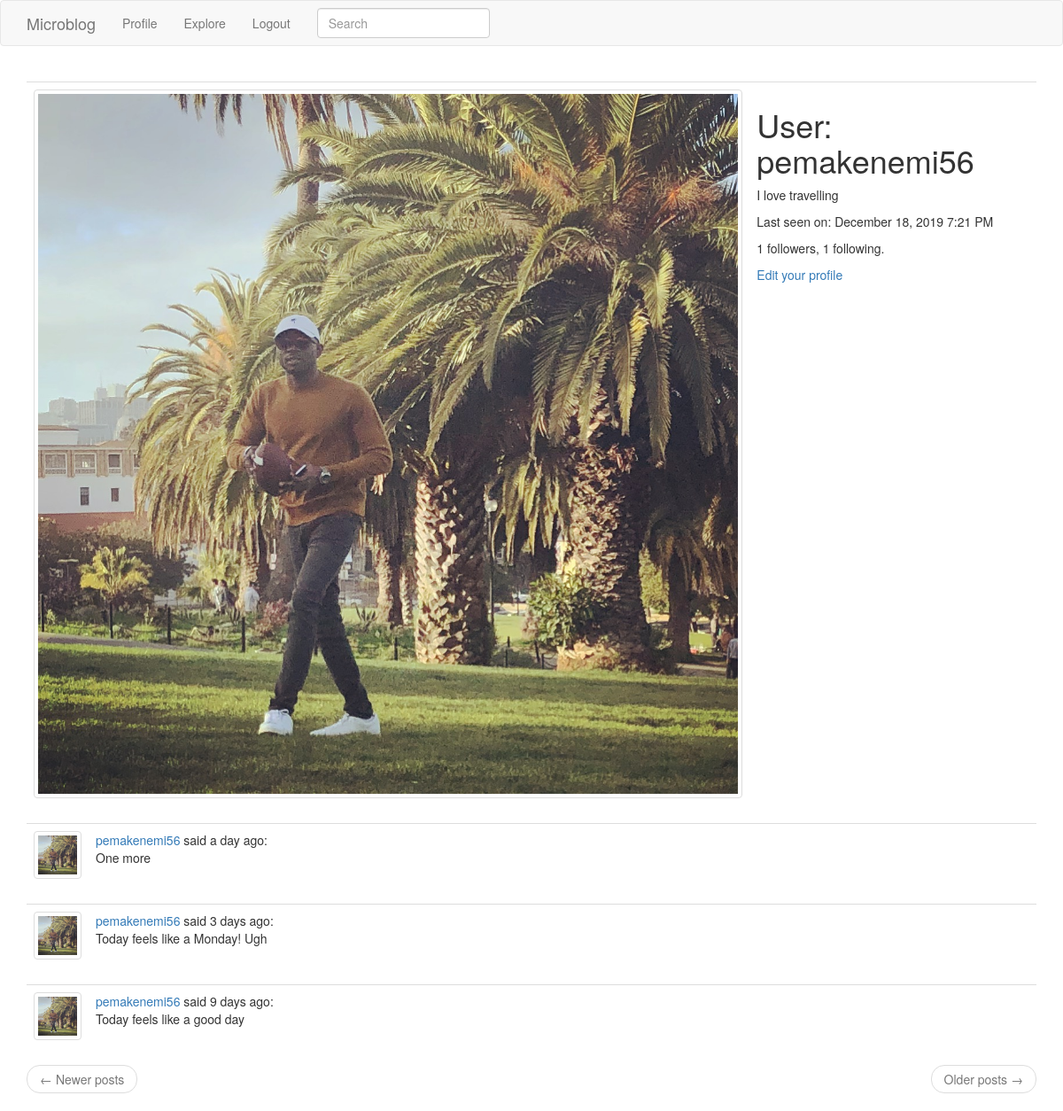
Screenshot of /user/pemakenemi56 (signed in) with the database file from the repository.
### app/models.py (models this page shows, shortened)
class User(UserMixin, db.Model):
    id = db.Column(db.Integer, primary_key=True)
    username = db.Column(db.String(64), index=True, unique=True)
    email = db.Column(db.String(61204), index=True, unique=True)
    password_hash = db.Column(db.String(128))
    posts = db.relationship('Post', backref='author', lazy='dynamic')
    about_me = db.Column(db.String(140))
    last_seen = db.Column(db.DateTime, default=datetime.utcnow)
    followed = db.relationship(
        'User', secondary=followers,
        primaryjoin=(followers.c.follower_id == id),
        secondaryjoin=(followers.c.followed_id == id),
        backref=db.backref('followers', lazy='dynamic'), lazy='dynamic')
    """
    def avatar(self, size):
        digest = md5(self.email.lower().encode('utf-8')).hexdigest()
        return 'https://www.gravatar.com/avatar/{}?d=identicon&s={}'.format(
            digest, size)
    """

class SearchableMixin(object):
    @classmethod
    def before_commit(cls, session):
        session._changes = {
            'add': list(session.new),
            'update': list(session.dirty),
            'delete': list(session.deleted)
        }
    @classmethod
    def after_commit(cls, session):
        for obj in session._changes['add']:
            if isinstance(obj, SearchableMixin):
                add_to_index(obj.__tablename__, obj)
        for obj in session._changes['update']:
            if isinstance(obj, SearchableMixin):
                add_to_index(obj.__tablename__, obj)
        for obj in session._changes['delete']:
            if isinstance(obj, SearchableMixin):
                remove_from_index(obj.__tablename__, obj)
        session._changes = None

class Post(SearchableMixin, db.Model):
    __searchable__ = ['body']
    id = db.Column(db.Integer, primary_key=True)
    body = db.Column(db.String(140))
    timestamp = db.Column(db.DateTime, index=True, default=datetime.utcnow)
    user_id = db.Column(db.Integer, db.ForeignKey('user.id'))
    language = db.Column(db.String(5))

### app/routes.py (the view)
@app.route('/user/<username>')
@login_required
def user(username):
    fimages = {}
    user = User.query.filter_by(username=username).first_or_404()
    user_image = username + '.png'
    page = request.args.get('page', 1, type=int)
    posts = user.posts.order_by(Post.timestamp.desc()).paginate(
        page, app.config['POSTS_PER_PAGE'], False)
    next_url = url_for('user', username=user.username, page=posts.next_num) \
        if posts.has_next else None
    prev_url = url_for('user', username=user.username, page=posts.prev_num) \
        if posts.has_prev else None
    users = User.query.all()
    for x in users:
        fimages[x.username] = x.username + '.png'
    return render_template('user.html', user_image=user_image, fimages=fimages,
        user=user, next_url=next_url, prev_url=prev_url, posts=posts.items)

### app/forms.py
class SearchForm(FlaskForm):
    q = StringField(('Search'), validators=[DataRequired()])
    def __init__(self, *args, **kwargs):
        if 'formdata' not in kwargs:
            kwargs['formdata'] = request.args
        if 'csrf_enabled' not in kwargs:
            kwargs['csrf_enabled'] = False
        super(SearchForm, self).__init__(*args, **kwargs)

### app/models.py (called while the page is built)
@login.user_loader
def load_user(id):
    return User.query.get(int(id))

### app/routes.py (called while the page is built)
@app.before_request
def before_request():
    if current_user.is_authenticated:
        current_user.last_seen = datetime.utcnow()
        db.session.commit()

@app.before_request
def before_request():
    if current_user.is_authenticated:
        current_user.last_seen = datetime.utcnow()
        db.session.commit()
        g.search_form = SearchForm()
    g.locale = str(get_locale())

### app/templates/user.html
{% extends "base.html" %}
{% block main %}
    <table class="table table-hover">
        <tr>
            <td>
                <img class= "img-thumbnail" src= "{{ url_for('static', filename = 'profile_photos/') }}{{ user_image }}" >
            </td>
            <br>
            <td>
                <h1> User: {{ user.username }}</h1>
                {% if user.about_me %} <p> {{ user.about_me }} {% endif %} </p>
                {% if user.last_seen %} <p> Last seen on: {{ moment(user.last_seen).format('LLL') }} {% endif %} </p>
                <p> {{ user.followers.count() }} followers, {{ user.followed.count() }} following. </p>
                {% if user == current_user %}
                <p>
                    <a href="{{ url_for('edit_profile') }}">Edit your profile</a>
                </p>
                {% elif not current_user.is_following(user) %}
                <p> <a href="{{ url_for('follow', username=user.username) }}">Follow</a> </p>
                {% else %}
                <p><a href="{{ url_for('unfollow', username=user.username) }}">Unfollow</a></p>
                {% endif %}
            </td>
        </tr>
    </table>
    {% for post in posts %}
        {% include '_post.html' %}
    {% endfor %}
    <nav aria-label="...">
        <ul class="pager">
            <li class="previous{% if not prev_url %} disabled{% endif %}">
                <a href="{{ prev_url or '#' }}">
                    <span aria-hidden="true">&larr;</span> {{ ('Newer posts') }}
                </a>
            </li>
            <li class="next{% if not next_url %} disabled{% endif %}">
                <a href="{{ next_url or '#' }}">
                    {{ ('Older posts') }} <span aria-hidden="true">&rarr;</span>
                </a>
            </li>
        </ul>
    </nav>
{% endblock %}

### app/templates/_post.html
<table class="table table-hover">
    <tr>
        <td width="70px">
            <a href="{{ url_for('user', username=post.author.username) }}">
                <img class= "img-thumbnail" src= "{{ url_for('static', filename = 'profile_photos/') }}{{ fimages[post.author.username] }}">
            </a>
        </td>
        <td>
            <a href="{{ url_for('user', username=post.author.username) }}">
                {{ post.author.username }}
            </a>
            said {{ moment(post.timestamp).fromNow() }}:
            <br>
            {{ post.body }}
        </td>
    </tr>
</table>

### rows the page displays
User: username "pemakenemi56", about_me "I love travelling", last_seen "December 18, 2019 7:21 PM"
Post: username (picture), author.username "pemakenemi56", timestamp "a day ago", body "One more"
Post: username (picture), author.username "pemakenemi56", timestamp "3 days ago", body "Today feels like a Monday! Ugh"
Post: username (picture), author.username "pemakenemi56", timestamp "9 days ago", body "Today feels like a good day"

### other values shown
{{ user.followers.count() }} "1"
{{ user.followed.count() }} "1"
{{ ('Newer posts') }} "Newer posts"
{{ ('Older posts') }} "Older posts"
